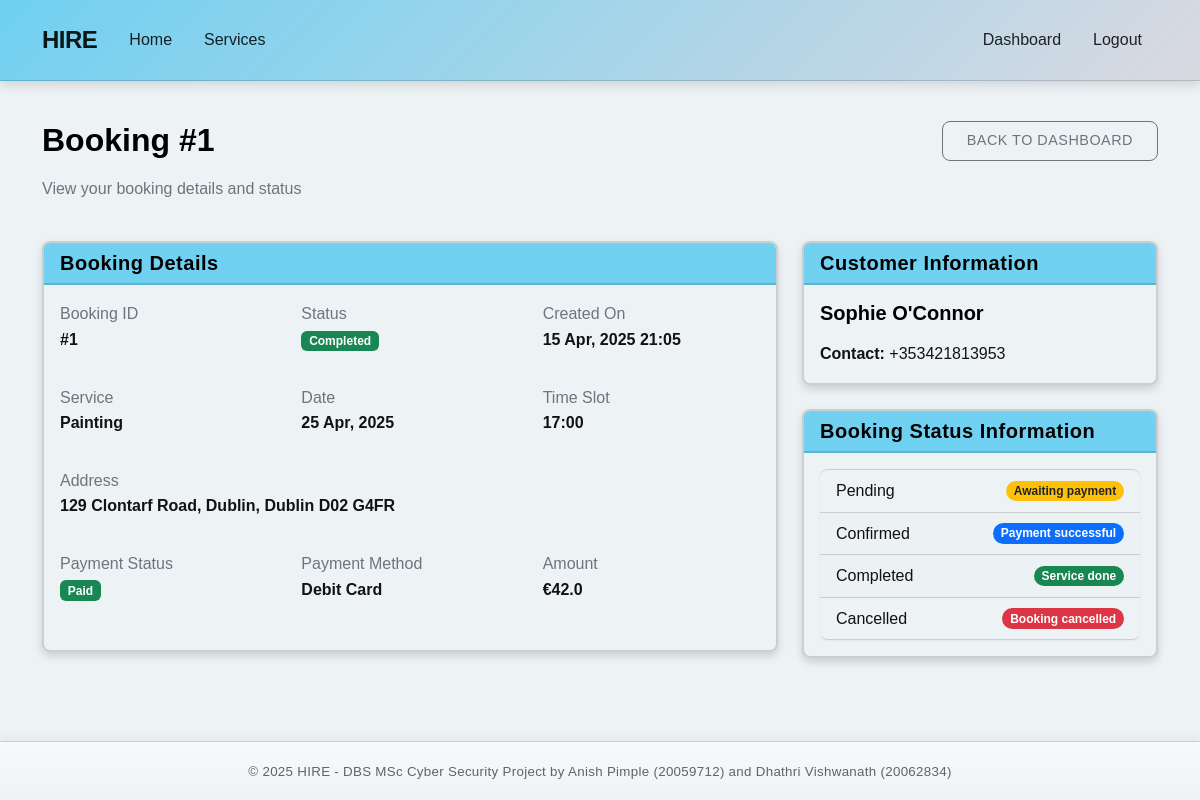
Screenshot of /booking/1 (signed in) with the database file from the repository.
### models.py (models this page shows, shortened)
class Booking(db.Model):
    __tablename__ = 'bookings'
    id = db.Column(db.Integer, primary_key=True)
    customer_id = db.Column(db.Integer, db.ForeignKey('customers.id'), nullable=False)
    provider_id = db.Column(db.Integer, db.ForeignKey('providers.id'), nullable=False)
    category_id = db.Column(db.Integer, db.ForeignKey('service_categories.id'), nullable=False)
    address_id = db.Column(db.Integer, db.ForeignKey('addresses.id'), nullable=False)
    booking_date = db.Column(db.Date, nullable=False)
    time_slot = db.Column(db.String(20), nullable=False)
    created_at = db.Column(db.DateTime, default=datetime.utcnow)
    STATUS_CHOICES = ['pending', 'confirmed', 'completed', 'cancelled']
    status = db.Column(db.String(20), default='pending', nullable=False)
    rating = db.Column(db.Integer, nullable=True)
    rating_comment = db.Column(db.Text, nullable=True)
    payment = db.relationship('Payment', backref='booking', lazy=True, uselist=False)
    category = db.relationship('ServiceCategory')

class ServiceCategory(db.Model):
    __tablename__ = 'service_categories'
    id = db.Column(db.Integer, primary_key=True)
    name = db.Column(db.String(50), unique=True, nullable=False)
    description = db.Column(db.Text, nullable=False)

class Address(db.Model):
    __tablename__ = 'addresses'
    id = db.Column(db.Integer, primary_key=True)
    customer_id = db.Column(db.Integer, db.ForeignKey('customers.id'), nullable=True)
    provider_id = db.Column(db.Integer, db.ForeignKey('providers.id'), nullable=True)
    address_line = db.Column(db.String(255), nullable=False)
    city = db.Column(db.String(100), nullable=False)
    state = db.Column(db.String(100), nullable=False)
    postal_code = db.Column(db.String(20), nullable=False)
    latitude = db.Column(db.Float, nullable=True)
    longitude = db.Column(db.Float, nullable=True)
    bookings = db.relationship('Booking', backref='address', lazy=True)
    def get_full_address(self):
        return f"{self.address_line}, {self.city}, {self.state} {self.postal_code}"

class Payment(db.Model):
    __tablename__ = 'payments'
    id = db.Column(db.Integer, primary_key=True)
    booking_id = db.Column(db.Integer, db.ForeignKey('bookings.id'), nullable=False, unique=True)
    amount = db.Column(db.Float, nullable=False)
    PAYMENT_METHOD_CHOICES = ['credit_card', 'debit_card', 'paypal', 'bank_transfer']
    payment_method = db.Column(db.String(50), nullable=False)
    transaction_id = db.Column(db.String(100), unique=True, nullable=False)
    STATUS_CHOICES = ['pending', 'successful', 'failed', 'refunded']
    status = db.Column(db.String(20), default='pending', nullable=False)
    created_at = db.Column(db.DateTime, default=datetime.utcnow)
    updated_at = db.Column(db.DateTime, default=datetime.utcnow, onupdate=datetime.utcnow)

class Customer(db.Model):
    __tablename__ = 'customers'
    id = db.Column(db.Integer, primary_key=True)
    email = db.Column(db.String(100), unique=True, nullable=False)
    phone = db.Column(db.String(15), unique=True, nullable=False)
    password_hash = db.Column(db.String(128), nullable=False)
    first_name = db.Column(db.String(50), nullable=False)
    last_name = db.Column(db.String(50), nullable=False)
    is_verified = db.Column(db.Boolean, default=False)
    created_at = db.Column(db.DateTime, default=datetime.utcnow)
    addresses = db.relationship('Address', backref='customer', lazy=True,
                              foreign_keys='Address.customer_id')
    bookings = db.relationship('Booking', backref='customer', lazy=True)
    def get_full_name(self):
        return f"{self.first_name} {self.last_name}"

### routes.py (the view)
@booking_bp.route('/<int:booking_id>')
def booking_detail(booking_id):
    user = get_current_user()
    if not user:
        flash('Please log in', 'warning')
        return redirect(url_for('main.index'))
    booking = Booking.query.get_or_404(booking_id)
    if (isinstance(user, Customer) and booking.customer_id != user.id) or \
       (isinstance(user, Provider) and booking.provider_id != user.id):
        flash('You are not authorized to view this booking', 'danger')
        return redirect(url_for('main.index'))
    return render_template('booking/detail.html', booking=booking, user=user)

### app.py (called while the page is built)
@app.context_processor
def inject_env_variables():
    return dict(
        GOOGLE_MAPS_API_KEY=os.getenv('GOOGLE_MAPS_API_KEY')
    )

@app.context_processor
def utility_processor():
    def format_datetime(value, format='%d %b, %Y %H:%M'):
        """Format a datetime object to string"""
        if value is None:
            return ""
        return value.strftime(format)
    def format_currency(value):
        """Format a number as currency"""
        if value is None:
            return "€0.00"
        return f"€{value:.2f}"
    return dict(
        format_datetime=format_datetime,
        format_currency=format_currency
    )

### routes.py (called while the page is built)
def get_current_user():
    user_id = session.get('user_id')
    user_type = session.get('user_type')
    if not user_id or not user_type:
        return None
    if user_type == 'customer':
        return Customer.query.get(user_id)
    elif user_type == 'provider':
        return Provider.query.get(user_id)
    return None

### templates/booking/detail.html (shortened to what this page needs)
{% extends "base.html" %}
{% block content %}
<div class="row mb-4">
    <div class="col-md-8">
        <h2>Booking #{{ booking.id }}</h2>
        <p class="text-muted">View your booking details and status</p>
    </div>
    <div class="col-md-4 text-end">
        {% if session.get('user_type') == 'customer' %}
            <a href="{{ url_for('customer.dashboard') }}" class="btn btn-outline-secondary">Back to Dashboard</a>
        {% elif session.get('user_type') == 'provider' %}
            <a href="{{ url_for('provider.dashboard') }}" class="btn btn-outline-secondary">Back to Dashboard</a>
        {% endif %}
    </div>
</div>
<div class="row">
    <div class="col-md-8">
        <div class="card mb-4">
            <div class="card-header">
                <h5 class="card-title mb-0">Booking Details</h5>
            </div>
            <div class="card-body">
                <div class="row mb-3">
                    <div class="col-md-4">
                        <p class="text-muted mb-0">Booking ID</p>
                        <p class="fw-bold">#{{ booking.id }}</p>
                    </div>
                    <div class="col-md-4">
                        <p class="text-muted mb-0">Status</p>
                        <p class="fw-bold">
                            {% if booking.status == 'pending' %}
                                <span class="badge bg-warning text-dark">Pending</span>
                            {% elif booking.status == 'confirmed' %}
                                <span class="badge bg-primary">Confirmed</span>
                            {% elif booking.status == 'completed' %}
                                <span class="badge bg-success">Completed</span>
                            {% elif booking.status == 'cancelled' %}
                                <span class="badge bg-danger">Cancelled</span>
                            {% endif %}
                        </p>
                    </div>
                    <div class="col-md-4">
                        <p class="text-muted mb-0">Created On</p>
                        <p class="fw-bold">{{ booking.created_at.strftime('%d %b, %Y %H:%M') }}</p>
                    </div>
                </div>
                <div class="row mb-3">
                    <div class="col-md-4">
                        <p class="text-muted mb-0">Service</p>
                        <p class="fw-bold">{{ booking.category.name }}</p>
                    </div>
                    <div class="col-md-4">
                        <p class="text-muted mb-0">Date</p>
                        <p class="fw-bold">{{ booking.booking_date.strftime('%d %b, %Y') }}</p>
                    </div>
                    <div class="col-md-4">
                        <p class="text-muted mb-0">Time Slot</p>
                        <p class="fw-bold">{{ booking.time_slot }}</p>
                    </div>
                </div>
                <div class="row mb-3">
                    <div class="col-12">
                        <p class="text-muted mb-0">Address</p>
                        <p class="fw-bold">{{ booking.address.get_full_address() }}</p>
                    </div>
                </div>
                {% if booking.payment %}
                    <div class="row mb-3">
                        <div class="col-md-4">
                            <p class="text-muted mb-0">Payment Status</p>
                            <p class="fw-bold">
                                {% if booking.payment.status == 'pending' %}
                                    <span class="badge bg-warning text-dark">Pending</span>
                                {% elif booking.payment.status == 'successful' %}
                                    <span class="badge bg-success">Paid</span>
                                {% elif booking.payment.status == 'failed' %}
                                    <span class="badge bg-danger">Failed</span>
                                {% elif booking.payment.status == 'refunded' %}
                                    <span class="badge bg-info">Refunded</span>
                                {% endif %}
                            </p>
                        </div>
                        <div class="col-md-4">
                            <p class="text-muted mb-0">Payment Method</p>
                            <p class="fw-bold">{{ booking.payment.payment_method|replace('_', ' ')|title }}</p>
                        </div>
                        <div class="col-md-4">
                            <p class="text-muted mb-0">Amount</p>
                            <p class="fw-bold">€{{ booking.payment.amount }}</p>
                        </div>
                    </div>
                {% endif %}
            </div>
        </div>
    </div>
    <div class="col-md-4">
        {% if session.get('user_type') == 'customer' %}
            <div class="card mb-4">
                <div class="card-header">
                    <h5 class="card-title mb-0">Provider Information</h5>
                </div>
                <div class="card-body">
                    <h5>{{ booking.provider.get_full_name() }}</h5>
                    <p class="mb-1"><strong>Experience:</strong> {{ booking.provider.experience_years }} years</p>
                    <p class="mb-3">
                        <strong>Rating:</strong>
                        {% if booking.provider.avg_rating %}
                            {% for i in range(5) %}
                                {% if i < booking.provider.avg_rating|int %}
                                    <span class="text-warning">★</span>
                                {% elif i < booking.provider.avg_rating|round(0, 'ceil')|int and (booking.provider.avg_rating % 1) >= 0.5 %}
                                    <span class="text-warning">★</span>
                                {% else %}
                                    <span class="text-secondary">★</span>
                                {% endif %}
                             {% endfor %}
                            ({{ booking.provider.avg_rating|round(1) }})
                        {% else %}
                            No ratings yet
                        {% endif %}
                    </p>
                    <p class="mb-0"><strong>Contact:</strong> {{ booking.provider.phone }}</p>
                </div>
            </div>
        {% elif session.get('user_type') == 'provider' %}
            <div class="card mb-4">
                <div class="card-header">
                    <h5 class="card-title mb-0">Customer Information</h5>
                </div>
                <div class="card-body">
                    <h5>{{ booking.customer.get_full_name() }}</h5>
                    <p class="mb-0"><strong>Contact:</strong> {{ booking.customer.phone }}</p>
                </div>
            </div>
        {% endif %}
        <div class="card">
            <div class="card-header">
                <h5 class="card-title mb-0">Booking Status Information</h5>
            </div>
            <div class="card-body">
                <ul class="list-group">
                    <li class="list-group-item d-flex justify-content-between align-items-center">
                        Pending
                        <span class="badge bg-warning text-dark rounded-pill">Awaiting payment</span>
                    </li>
                    <li class="list-group-item d-flex justify-content-between align-items-center">
                        Confirmed
                        <span class="badge bg-primary rounded-pill">Payment successful</span>
                    </li>
                    <li class="list-group-item d-flex justify-content-between align-items-center">
                        Completed
                        <span class="badge bg-success rounded-pill">Service done</span>
                    </li>
                    <li class="list-group-item d-flex justify-content-between align-items-center">
                        Cancelled
                        <span class="badge bg-danger rounded-pill">Booking cancelled</span>
                    </li>
                </ul>
            </div>
        </div>
    </div>
</div>
{% endblock %}

### static/css/style.css (style rules this page uses)
:root { --primary-color: #58caf0d6; --secondary-color: #200b7bb7; --accent-color: #3586a1d6; --light-color: #121212; --dark-color: #dad9e1; --darker-color: #b0cfdb; --surface-color: #edf2f4f7; --surface-color-hover: #cae6ef; --success-color: #2dc653; --warning-color: #ffbe0b; --danger-color: #a52b2d8e; --border-radius: 0.5rem; --box-shadow: 0 0.5rem 1rem rgba(0, 0, 0, 0.1); --transition: all 0.3s ease; }
body { min-height: 100vh; display: flex; flex-direction: column; font-family: 'DotGothic16', sans-serif; color: var(--light-color); background-color: var(--surface-color); line-height: 1.6; }
h1, h2, h3, h4, h5, h6 { font-family: 'DotGothic16', sans-serif; font-weight: 700; margin-bottom: 1rem; color: black; }
.btn { border-radius: var(--border-radius); padding: 0.5rem 1.5rem; font-weight: 500; transition: var(--transition); text-transform: uppercase; letter-spacing: 0.5px; font-size: 0.9rem; }
.card { border-radius: var(--border-radius); border: 2px solid rgba(0, 0, 0, 0.15); background-color: var(--surface-color); box-shadow: 0 0.25rem 0.5rem rgba(0, 0, 0, 0.15); transition: var(--transition); overflow: hidden; color: var(--light-color); }
.card-header { background: linear-gradient(135deg, var(--primary-color), var(--primary-color) 85%); border-bottom: 2px solid rgba(0, 0, 0, 0.15); font-weight: 700; letter-spacing: 0.5px; }
.card-title { color: black; }
.list-group-item { border-radius: 0; border-left: none; border-right: none; transition: var(--transition); background-color: var(--surface-color); color: var(--light-color); border-color: rgba(0, 0, 0, 0.15); box-shadow: 0 1px 3px rgba(0, 0, 0, 0.05); }
.list-group-item:first-child { border-top-left-radius: var(--border-radius); border-top-right-radius: var(--border-radius); }
.list-group-item:last-child { border-bottom-left-radius: var(--border-radius); border-bottom-right-radius: var(--border-radius); }

### rows the page displays
Booking: id "1", created_at "15 Apr, 2025 21:05", booking_date "25 Apr, 2025", time_slot "17:00"
ServiceCategory: category.name "Painting"
Address: address.get_full_address "129 Clontarf Road, Dublin, Dublin D02 G4FR"
Payment: payment.payment_method "Debit Card", payment.amount "42.0"
Customer: customer.get_full_name "Sophie O'Connor", customer.phone "+353421813953"
